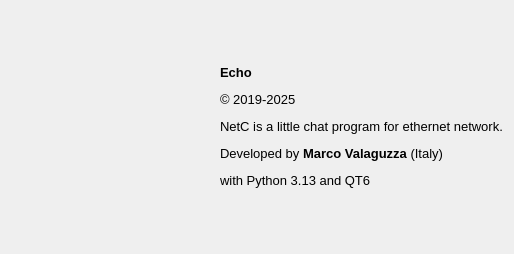
<?xml version="1.0" encoding="UTF-8"?>
<ui version="4.0">
 <class>Program_info</class>
 <widget class="QDialog" name="Program_info">
  <property name="geometry">
   <rect>
    <x>0</x>
    <y>0</y>
    <width>514</width>
    <height>254</height>
   </rect>
  </property>
  <property name="windowTitle">
   <string>Program Info</string>
  </property>
  <property name="windowIcon">
   <iconset resource="resource.qrc">
    <normaloff>:/icons/icons/Echo.ico</normaloff>:/icons/icons/Echo.ico</iconset>
  </property>
  <layout class="QGridLayout" name="gridLayout_2">
   <item row="0" column="0">
    <layout class="QGridLayout" name="gridLayout">
     <item row="0" column="0">
      <widget class="QLabel" name="label">
       <property name="text">
        <string>&lt;html&gt;&lt;head/&gt;&lt;body&gt;&lt;p&gt;&lt;img src=&quot;:/icons/icons/python.gif&quot;/&gt;&lt;/p&gt;&lt;p&gt;&lt;img src=&quot;:/icons/icons/qt.gif&quot;/&gt;&lt;/p&gt;&lt;/body&gt;&lt;/html&gt;</string>
       </property>
      </widget>
     </item>
     <item row="0" column="1">
      <widget class="QLabel" name="label_2">
       <property name="text">
        <string>&lt;html&gt;&lt;head/&gt;&lt;body&gt;&lt;p&gt;&lt;span style=&quot; font-size:10pt; font-weight:600;&quot;&gt;Echo&lt;/span&gt;&lt;/p&gt;&lt;p&gt;&lt;span style=&quot; font-size:10pt;&quot;&gt;© 2019-2025&lt;/span&gt;&lt;/p&gt;&lt;p&gt;&lt;span style=&quot; font-size:10pt;&quot;&gt;NetC is a little chat program for ethernet network.&lt;/span&gt;&lt;/p&gt;&lt;p&gt;&lt;span style=&quot; font-size:10pt;&quot;&gt;Developed by &lt;/span&gt;&lt;span style=&quot; font-size:10pt; font-weight:600;&quot;&gt;Marco Valaguzza&lt;/span&gt;&lt;span style=&quot; font-size:10pt;&quot;&gt; (Italy) &lt;/span&gt;&lt;/p&gt;&lt;p&gt;&lt;span style=&quot; font-size:10pt;&quot;&gt;with Python 3.13 and QT6&lt;/span&gt;&lt;/p&gt;&lt;/body&gt;&lt;/html&gt;</string>
       </property>
       <property name="alignment">
        <set>Qt::AlignLeading|Qt::AlignLeft|Qt::AlignVCenter</set>
       </property>
      </widget>
     </item>
    </layout>
   </item>
  </layout>
 </widget>
 <resources>
  <include location="resource.qrc"/>
 </resources>
 <connections/>
 <slots>
  <slot>slot_Program_info_close()</slot>
 </slots>
</ui>
